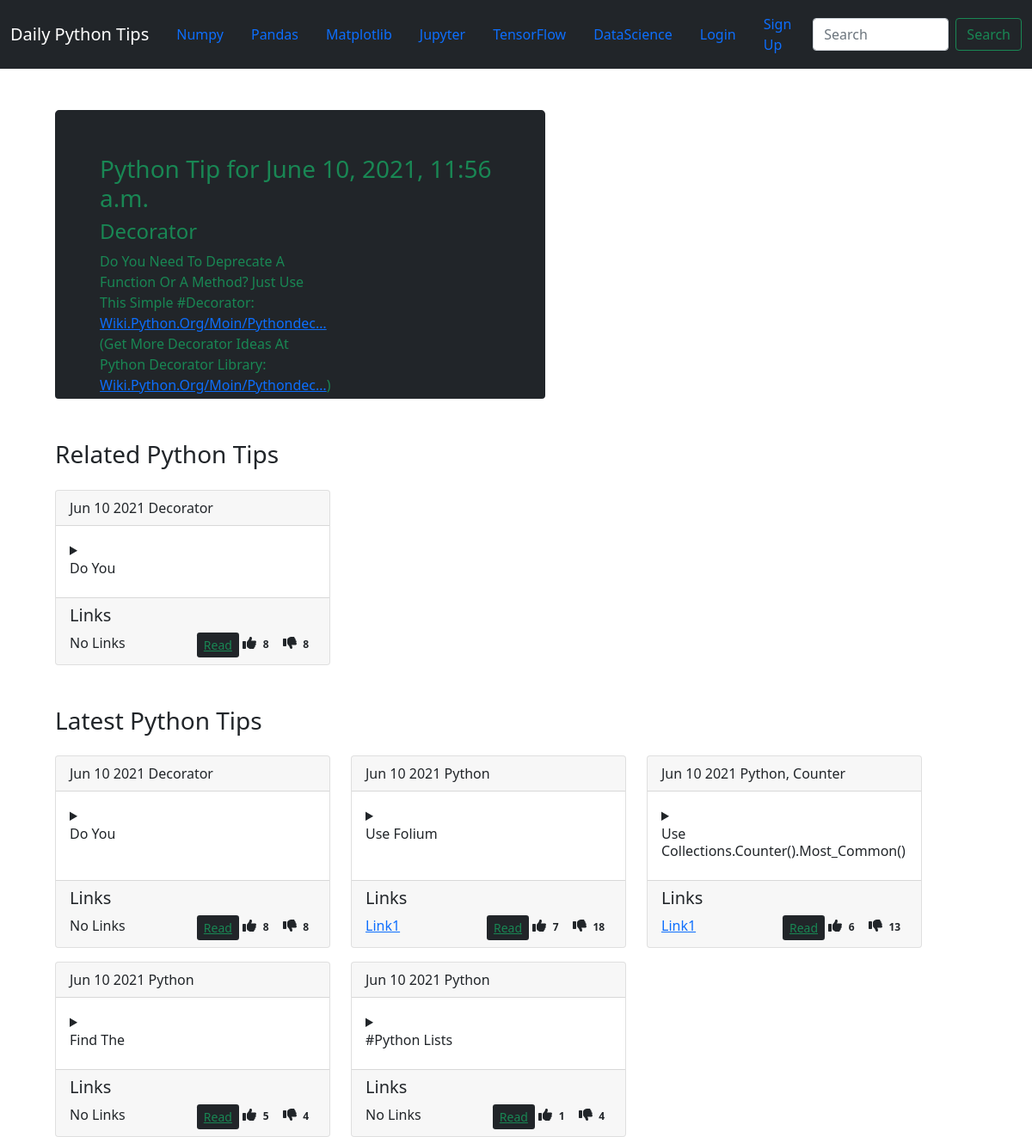
The page /tips/457/ on the database its author committed.
### tips/models.py (models this page shows, shortened)
class Tips(models.Model):
    timestamp = models.DateTimeField(auto_now_add=True)
    tip = models.TextField(unique_for_date='timestamp', max_length=400)
    email = models.EmailField(max_length=254, blank=True)
    account = models.CharField(max_length=200, blank=True)
    likes = models.IntegerField(blank=True, null=True)
    retweets = models.IntegerField(blank=True, null=True)
    tags = models.ManyToManyField('Tags', blank=True)
    def __str__(self):
        return f"{' '.join(self.tip.split(' ', 2)[:2]).strip().title()}"
    def get_absolute_url(self):
        return reverse('tips:tip', kwargs={'pk': self.pk})
    class Meta:
        ordering = ('-likes', '-retweets', '-timestamp')

class Tags(models.Model):
    name = models.CharField(max_length=256)
    def __str__(self):
        return f'{self.name}'

class Links(models.Model):
    name = models.CharField(max_length=256)
    tip = models.ForeignKey(Tips, on_delete=models.CASCADE, blank=True)

### tips/views.py (the view)
# urls.py: path('tips/<int:pk>/', TipDetail.as_view(), name='tip'),
class TipDetail(DetailView):
    template_name = 'tips/tip_detail.html'
    model = Tips
    def get_context_data(self, **kwargs):
        context = super().get_context_data()
        tags = self.object.tags.all()
        if tags:
            tips_set = [tag.tips_set.all() for tag in tags]
            tips_ = [*{tip for tips in tips_set for tip in tips}]  # use set to remove duplicates
            context['rel_tips'] = tips_[:10]
        context['recent'] = Tips.objects.all()[:5]
        return context

### tips/templates/tips/tip_detail.html
{% extends 'base.html' %}
{% block content %}
  <div class="container-fluid ms-3 mt-5 ps-lg-5">
    <section class="ps-5 pt-5 col-lg-6 border rounded-3 rounded-bottom border-4 border-dark bg-dark text-success" style="min-height: 20rem">
      <h3 class="glyphicon-font">Python Tip for {{ object.timestamp }} </h3>
      <h4 class="">{{  object.tags.all|join:', '  }}</h4>
      <div class="row">
        <div class="col-sm-12 col-lg-6">
          {{ object.tip|urlize|title }}
        </div>
      </div>
    </section>
    <section class="mt-5">
    {% if rel_tips %}
      <h3 class="">Related Python Tips</h3>
      <div class="row row-cols-auto">
        {% for tip in rel_tips %}
          <div class="col-auto mt-3">
            {% include 'tips/tip.html' with tip=tip %}
          </div>
        {% endfor %}
    </div>
    {% endif %}
   </section>
    <section class="mt-5">
    <h3> Latest Python Tips </h3>
    <div class="row row-cols-auto" >
      {% for tip in recent %}
        <div class="col-auto mt-3">
          {% include 'tips/tip.html' with tip=tip %}
        </div>
      {% endfor %}
    </div>
   </section>
  </div>
{% endblock content %}

### tips/templates/tips/tip.html (shortened to what this page needs)
<div class="card h-100" style="width: 20rem">
  <div class="card-header">
    <span class="h6">{{ tip.timestamp|date:'M d Y' }}</span>
    <span class="h6">{{ tip.tags.all|join:', ' }}</span>
  </div>
  <div class="card-body">
  <details>
    <summary><h6>{{ tip }}</h6></summary>
  </details>
  </div>
  <div class="card-footer">
    <h5>Links</h5>
    <div class="d-flex bd-highlight">
      <div class="flex-fill">
        {% for link in tip.links_set.all %}
          <a href="{{ link.name }}" class="card-link">Link{{ forloop.counter }}</a>
          {% empty %}
            <span>No Links</span>
      {% endfor %}
      </div>
      <div class="d-flex justify-content-end">
        <a href="{{tip.get_absolute_url}}" class="btn-sm btn-outline-success bg-dark">Read</a>
        <span class=""><span><i data-url="{% url 'tips:like' tip.pk %}" class="ms-1 like fa fa-thumbs-up"></i></span><span class="badge text-dark" id="like{{ tip.pk }}">{{ tip.likes }}</span>
        <span><i data-url="{% url 'tips:dislike' tip.pk %}" class="ms-1 like fa fa-thumbs-down"></i><span class="badge text-dark" id="dislike{{ tip.pk }}">{{ tip.retweets }}</span></span>
        </span>
      </div>
    </div>
  </div>
</div>

### rows shown on the page
Tips: timestamp "June 10, 2021, 11:56 a.m.", tags.all "Decorator", tip "Do You Need To Deprecate A Function Or A Method? Just Use This Simple #Decorator: Wiki.Python.Org/Moin/Pythondec… (Get More Decorator Ideas At Python Decorator Library: Wiki.Python.Org/Moin/Pythondec… )", timestamp "Jun 10 2021", tip "Do You", likes "8", retweets "8"
Tips: timestamp "Jun 10 2021", tags.all "Python", tip "Use Folium", likes "7", retweets "18"
Tips: timestamp "Jun 10 2021", tags.all "Python, Counter", tip "Use Collections.Counter().Most_Common()", likes "6", retweets "13"
Tips: timestamp "Jun 10 2021", tags.all "Python", tip "Find The", likes "5", retweets "4"
Tips: timestamp "Jun 10 2021", tags.all "Python", tip "#Python Lists", likes "1", retweets "4"
